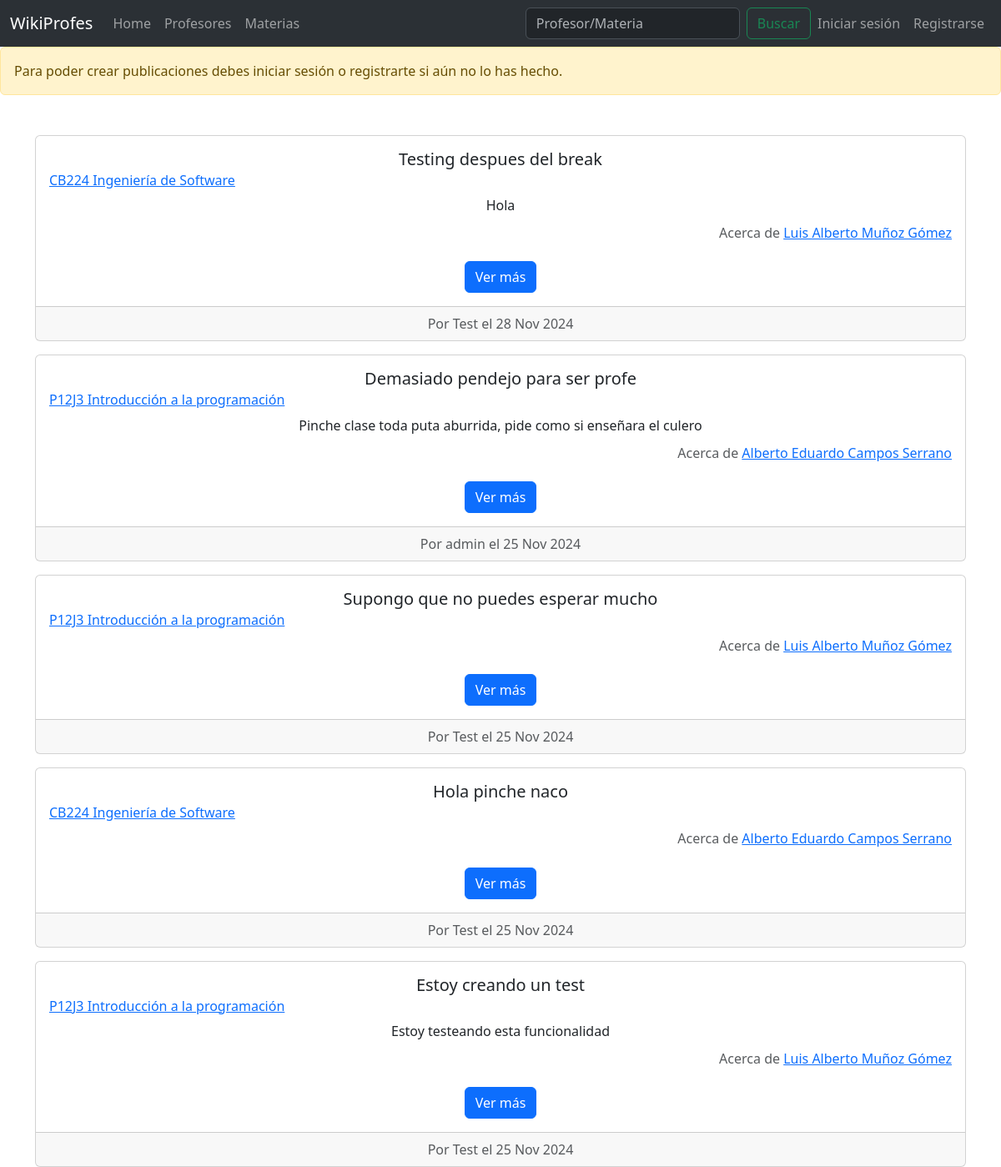
The app's page /, older data.
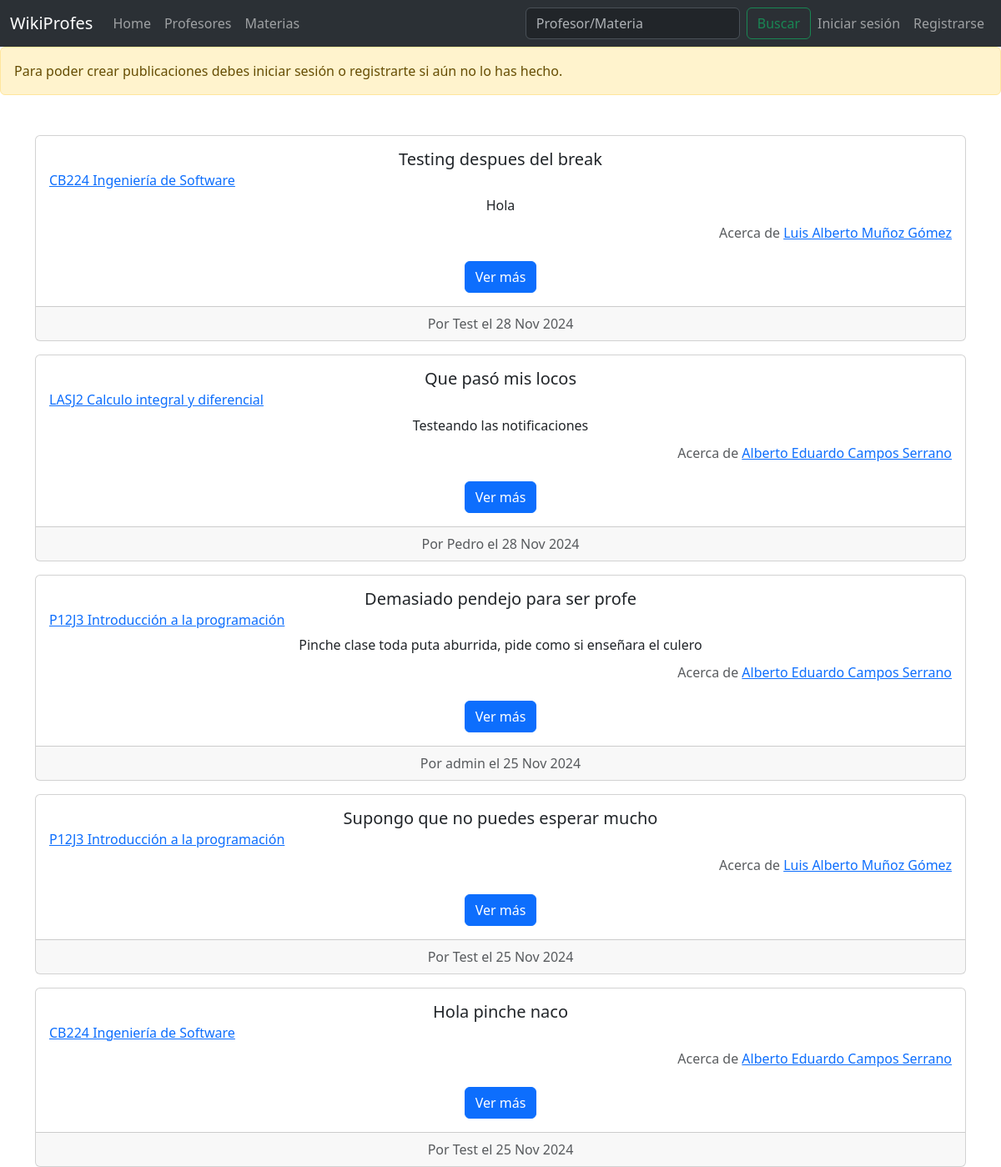
The same page, newer data.
### publicacion/models.py (models this page shows, shortened)
class Publicacion(models.Model):
    profesor = models.ForeignKey(Profesor, on_delete=models.CASCADE)
    materia = models.ForeignKey(Materia, on_delete=models.CASCADE)
    usuario = models.ForeignKey(User, on_delete=models.CASCADE)
    titulo = models.CharField(max_length=80)
    fecha = models.DateField(auto_now_add=True)
    comentario = models.TextField(max_length=2000)
    dominio = models.IntegerField()
    puntualidad = models.IntegerField()
    asistencia = models.IntegerField()
    dificultad = models.IntegerField()
    seguimiento = models.IntegerField()

### materia/models.py (models this page shows)
class Materia(models.Model):
    clave = models.CharField(max_length=10)
    nombre = models.CharField(max_length=80)
    departamento = models.CharField(max_length=50)
    profesores = models.ManyToManyField(Profesor, through='publicacion.Publicacion')
    usuarios = models.ManyToManyField(User, through='publicacion.Publicacion')
    def __str__(self):
        return f'{self.clave} {self.nombre}'

### profesor/models.py (models this page shows, shortened)
class Profesor(models.Model):
    nombre = models.CharField(max_length=80)
    usuarios = models.ManyToManyField(User, through='publicacion.Publicacion')
    def __str__(self):
        return f'{self.nombre}'

### usuario/views.py (the view)
# urls.py: path('', views.HomeView.as_view(), name='index'),
class HomeView(generic.ListView):
    model = Publicacion
    template_name = 'pages/index.html'
    context_object_name = 'publicacion_list'
    def get_queryset(self):
        return Publicacion.objects.order_by('-fecha')[:5]

### templates/pages/index.html (shortened to what this page needs)
{% extends "base.html" %}
{% block content %}
{% if not user.is_authenticated %}
<div class="alert alert-warning" role="alert">
    Para poder crear publicaciones debes iniciar sesión o registrarte si aún no lo has hecho.
</div>
{% endif %}
<div style="margin-top: 3rem;">
    {% for publicacion in publicacion_list %}
    <section>
        <div class="container" style="margin-top: 1rem;">
            <div class="card text-center">
                <div class="card-body">
                    <h5 class="card-title">{{ publicacion.titulo }}</h5>
                    <h6 class="card-subtitle mb-2 text-body-secondary text-start">
                        <a href="{% url 'publicacion:materia' publicacion.materia.id %}">{{ publicacion.materia }}</a>
                    </h6>
                    <p class="card-text">{{ publicacion.comentario }}</p>
                    <h6 class="card-subtitle mb-2 text-body-secondary text-end">
                        Acerca de <a href="{% url 'publicacion:profesor' publicacion.profesor.id %}">{{ publicacion.profesor }}</a>
                    </h6>
                    <a href="{% url 'publicacion:detalle' publicacion.id %}" class="btn btn-primary mt-3">Ver más</a>
                </div>
                <div class="card-footer text-body-secondary">
                    Por {{ publicacion.usuario }} el {{ publicacion.fecha|date:"d M Y" }}
                </div>
            </div>
        </div>
    </section>
    {% endfor %}
</div>
{% endblock content %}

Row changes from the older to the newer data that the page shows:
no longer on this page (row unchanged): Publicacion: titulo "Estoy creando un test", materia "P12J3 Introducción a la programación", comentario "Estoy testeando esta funcionalidad", profesor "Luis Alberto Muñoz Gómez", usuario "Test", fecha "25 Nov 2024"
added Publicacion: titulo "Que pasó mis locos", materia "LASJ2 Calculo integral y diferencial", comentario "Testeando las notificaciones", profesor "Alberto Eduardo Campos Serrano", usuario "Pedro", fecha "28 Nov 2024"
